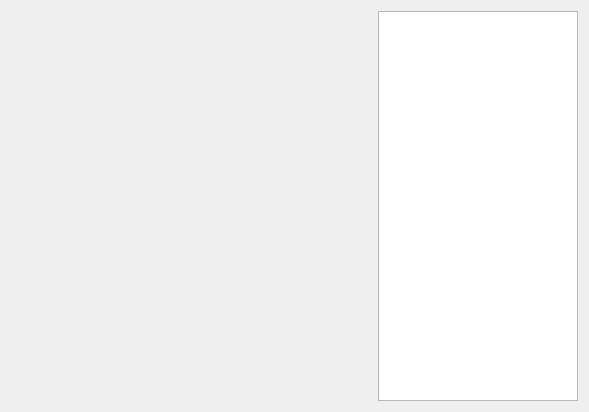
<?xml version="1.0" encoding="UTF-8"?>
<ui version="4.0">
 <class>mainMediaWidget</class>
 <widget class="QWidget" name="mainMediaWidget">
  <property name="geometry">
   <rect>
    <x>0</x>
    <y>0</y>
    <width>589</width>
    <height>412</height>
   </rect>
  </property>
  <property name="windowTitle">
   <string>Form</string>
  </property>
  <layout class="QGridLayout" name="gridLayout">
   <item row="0" column="0">
    <widget class="MainWindow" name="widget" native="true"/>
   </item>
   <item row="0" column="1">
    <widget class="QListWidget" name="listWidget">
     <property name="sizePolicy">
      <sizepolicy hsizetype="Fixed" vsizetype="Expanding">
       <horstretch>0</horstretch>
       <verstretch>0</verstretch>
      </sizepolicy>
     </property>
     <property name="minimumSize">
      <size>
       <width>200</width>
       <height>0</height>
      </size>
     </property>
     <property name="maximumSize">
      <size>
       <width>200</width>
       <height>16777215</height>
      </size>
     </property>
    </widget>
   </item>
  </layout>
 </widget>
 <customwidgets>
  <customwidget>
   <class>MainWindow</class>
   <extends>QWidget</extends>
   <header>mainwindow.h</header>
   <container>1</container>
  </customwidget>
 </customwidgets>
 <resources/>
 <connections/>
</ui>
